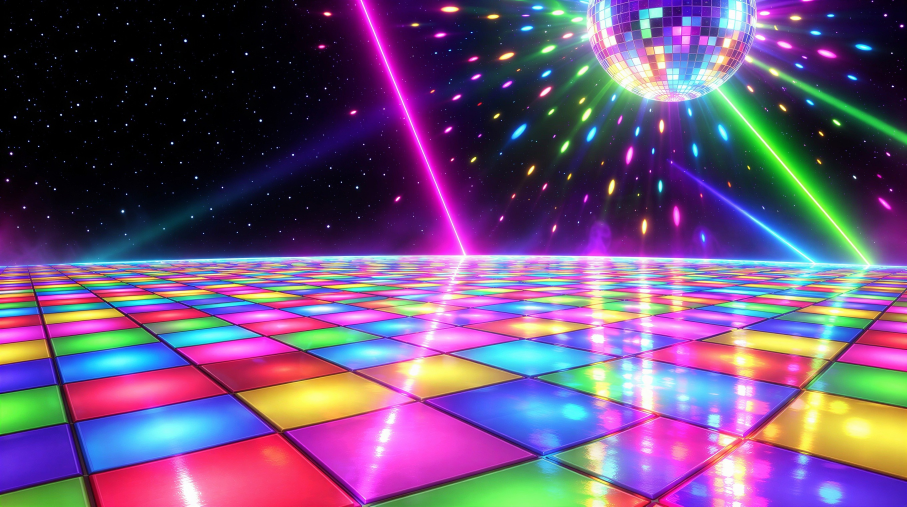
#> input picture work/capsules-v1/plates_used/up_10_disco_gpt_0_0.jpg, 2720 x 1520 px (shown at 1/3 size)
$ python c10.py
#> lines starting #> are read from the running program, lines starting #| are printed output that depends on the picture
### work/capsules-v1/compose.py
"""Capsule compositor: AI background plates + REAL in-engine character pixels + hand-made FX.

Characters are never regenerated. Each layer is the original Unreal render cut out of the gray base,
so what ships on Steam is the actual game model. Only backgrounds and Axie (missing from the base)
come from image models.
"""
import math
import numpy as np
from PIL import Image, ImageFilter, ImageDraw, ImageFont, ImageEnhance

W, H = 2464, 1412  # 2x the Steam main capsule (1232x706)
ROOT = __file__.rsplit("/", 1)[0]

# Belt-thruster nozzles in each layer's native pixels: (x, y, angle_deg). 180 = straight back (left).
THRUSTERS = {
    # rear end of the striped side-belt jetpack cylinder, pointing backward along its axis
    "cappy": [(398, 452, 186)],
    "moody": [(203, 170, 178)],
    "jim": [(140, 80, 170)],
    "axie": [(985, 535, 188)],
}


def load(path):
    return Image.open(path).convert("RGBA")


HD_K = 5760 / 2560  # H_ layers are cut from the full-res render


def layer(name):
    import os
    p = f"{ROOT}/layers/H_{name}.png"
    if os.path.exists(p): return load(p), HD_K
    return load(f"{ROOT}/layers/L_{name}.png"), 1.0


def debar(img, thr=10):
    """Crop black letterbox bars some image models add."""
    a = np.asarray(img.convert("L")).astype(np.float32)
    rows = a.mean(1); top = 0; bot = len(rows)
    while top < len(rows) // 4 and rows[top] < thr: top += 1
    while bot > len(rows) * 3 // 4 and rows[bot - 1] < thr: bot -= 1
    return img.crop((0, top, img.width, bot))


def cover(img, focus=(0.5, 0.5)):
    img = debar(img.convert("RGB"))
    s = max(W / img.width, H / img.height)
    img = img.resize((round(img.width * s), round(img.height * s)), Image.LANCZOS)
    x = round((img.width - W) * focus[0]); y = round((img.height - H) * focus[1])
    return img.crop((x, y, x + W, y + H)).convert("RGBA")


def arr(im):
    return np.asarray(im).astype(np.float32) / 255.0


def img(a):
    return Image.fromarray((np.clip(a, 0, 1) * 255).astype(np.uint8), "RGBA")


def blur_a(alpha, r):
    return np.asarray(Image.fromarray((alpha * 255).astype(np.uint8)).filter(ImageFilter.GaussianBlur(r))).astype(np.float32) / 255.0


class Comp:
    def __init__(self, plate, focus=(0.5, 0.5)):
        self.canvas = cover(load(plate), focus) if isinstance(plate, str) else plate.convert("RGBA").resize((W, H))
#> in debar, `a = np.asarray(img.convert("L")).astype(np.float32)`:
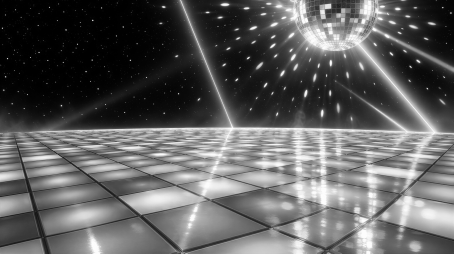
#> a: shape (1520, 2720) float32 (shown at 1/6 size); min 0, max 255, mean 95.4
#> in debar, `rows = a.mean(1)`: rows = 1520 values, max 184.6 at index 781, min 27.6 at index 495, mean 95.4
#> in debar, `bot = len(rows)`: bot = 1520
#> after the loop in debar, `while top < len(rows) // 4 and rows[top] < thr: top += 1`: top = 0
#> after the loop in debar, `while bot > len(rows) * 3 // 4 and rows[bot - 1] < thr: bot -= 1`: bot = 1520
#> in debar, returned value is the input picture: PIL image 2720x1520 RGB; mean R, G, B 109.2, 83.2, 121.8
#> in cover, `img = img.resize((round(img.width * s), round(img.height * s)), Image...`:
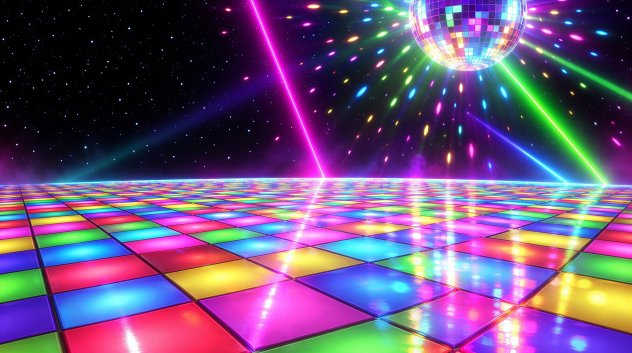
#> img: PIL image 2527x1412 RGB (shown at 1/4 size); mean R, G, B 109.2, 83.2, 121.7
        self.fx_over = []  # things drawn after all layers

    # ---------- placement ----------
    def place(self, name, x, y, scale=1.0, flip=False, match=0.15, wrap=0.35, rim=None,
              shadow=None, trail=None, flames=False, flame_len=1.0, flame_w=1.0, opacity=1.0, bright=1.0, sat=1.0, src=None):
        L, k = (src, 1.0) if src is not None else layer(name)
        if flip: L = L.transpose(Image.FLIP_LEFT_RIGHT)
        L = L.resize((max(1, round(L.width * scale / k)), max(1, round(L.height * scale / k))), Image.LANCZOS)
        if bright != 1.0 or sat != 1.0:
            rgb = L.convert("RGB"); a_ = L.getchannel("A")
            rgb = ImageEnhance.Brightness(rgb).enhance(bright); rgb = ImageEnhance.Color(rgb).enhance(sat)
            L = rgb.convert("RGBA"); L.putalpha(a_)
        x, y = round(x), round(y)
        bg = self.canvas
        # region of canvas under the layer (clipped)
        box = (max(0, x), max(0, y), min(W, x + L.width), min(H, y + L.height))
        if box[2] <= box[0] or box[3] <= box[1]: return
        Lc = L.crop((box[0] - x, box[1] - y, box[2] - x, box[3] - y))
        la = arr(Lc); alpha = la[..., 3:4]
        under = arr(bg.crop(box))[..., :3]
        # trail (motion streak behind the character)
        if trail:
            self._trail(L, x, y, **trail)
            bg = self.canvas; under = arr(bg.crop(box))[..., :3]
        if shadow:
            self._shadow(L, x, y, **shadow)
            bg = self.canvas; under = arr(bg.crop(box))[..., :3]
        rgb = la[..., :3]
        # 1) colour match: tint toward the plate's ambient colour, keep luminance
        if match:
            bgblur = arr(bg.filter(ImageFilter.GaussianBlur(120)).crop(box))[..., :3]
            amb = (bgblur * alpha).sum((0, 1)) / max(alpha.sum(), 1)
            tint = amb / max(amb.mean(), 1e-3)
            rgb = rgb * (1 - match + match * tint)
        # 2) light wrap: blurred background bleeding onto the silhouette edges
        if wrap:
            a2 = alpha[..., 0]
            edge = np.clip(a2 - blur_a(a2, 10), 0, 1)[..., None] * 2.2
            bgsoft = arr(bg.filter(ImageFilter.GaussianBlur(25)).crop(box))[..., :3]
            rgb = rgb + (1 - rgb) * bgsoft * np.clip(edge * wrap, 0, 1)
        # 3) rim light from a direction
        if rim:
            col = np.array(rim.get("color", (255, 240, 200)), np.float32) / 255
            dx, dy = rim.get("dir", (-1, -1)); k = rim.get("width", 6)
            a2 = alpha[..., 0]
            sh = np.roll(np.roll(a2, int(-dx * k), 1), int(-dy * k), 0)
            rimm = np.clip(a2 - sh, 0, 1)
            rimm = blur_a(rimm, rim.get("soft", 3)) * a2
            rgb = rgb + (1 - rgb) * col * (rimm[..., None] * rim.get("strength", 0.8))
        out = np.concatenate([np.clip(rgb, 0, 1), alpha * opacity], -1)
        self.canvas.alpha_composite(img(out), (box[0], box[1]))
        if flames and name in THRUSTERS:
            for (fx, fy, ang) in THRUSTERS[name]:
                if flip: fx, ang = L.width / scale - fx, 180 - ang
                self.flame(x + fx * scale, y + fy * scale, ang, 190 * scale * flame_len, 50 * scale * flame_w)

    # [25 lines left out: functions _trail, _shadow, not called in this run]

    # ---------- FX ----------
    def screen(self, over, x=0, y=0):
        """Additive-ish screen blend of an RGBA overlay at (x, y)."""
        x, y = round(x), round(y)
        box = (max(0, x), max(0, y), min(W, x + over.width), min(H, y + over.height))
        if box[2] <= box[0] or box[3] <= box[1]: return
        o = arr(over.crop((box[0] - x, box[1] - y, box[2] - x, box[3] - y)))
        b = arr(self.canvas.crop(box))
        a = o[..., 3:4]
        b[..., :3] = 1 - (1 - b[..., :3]) * (1 - o[..., :3] * a)
        self.canvas.paste(img(b), box[:2])

    # [18 lines left out: function flame, not called in this run]

    def glow(self, x, y, r, color, strength=0.8):
#> called with x = 1500, y = 900, r = 1000, color = (255, 60, 220), strength = 0.25
        s = int(r * 2.4)
        ov = Image.new("RGBA", (s, s), (0, 0, 0, 0)); d = ImageDraw.Draw(ov)
        d.ellipse([s / 2 - r / 2, s / 2 - r / 2, s / 2 + r / 2, s / 2 + r / 2], fill=color + (int(255 * strength),))
        ov = ov.filter(ImageFilter.GaussianBlur(r * 0.35))
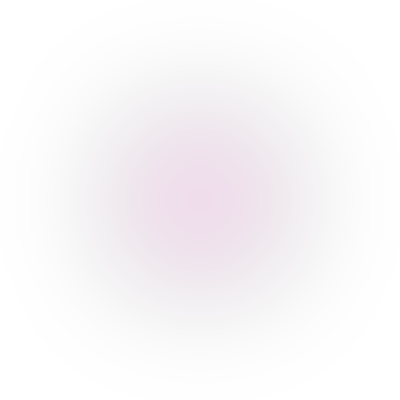
#> ov: PIL image 2400x2400 RGBA (shown at 1/6 size); mean R, G, B, A 34.7, 8.1, 29.9, 8.5; transparent parts drawn white
        self.screen(ov, x - s / 2, y - s / 2)
#> in arr, `return np.asarray(im).astype(np.float32) / 255.0`:
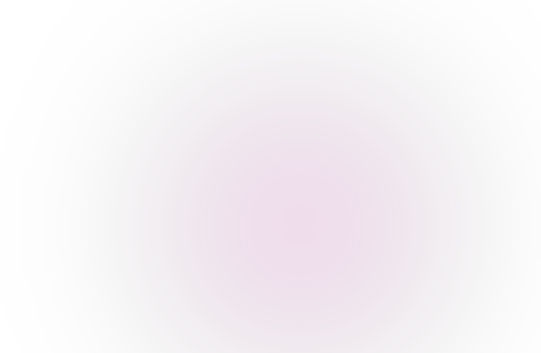
#> returned value: shape (1412, 2164, 4) float32 (shown at 1/4 size); mean of channels 0, 1, 2, 3 0.22, 0.0522, 0.19, 0.0548; transparent parts drawn white
#> in arr (call 2), `return np.asarray(im).astype(np.float32) / 255.0`:
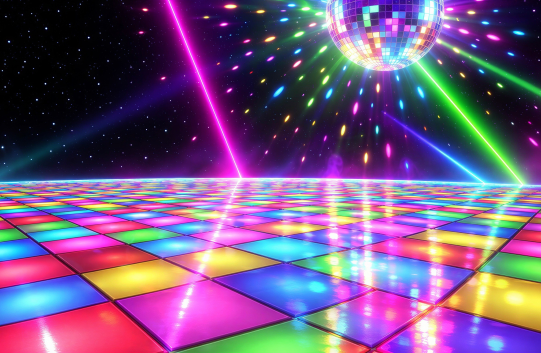
#> returned value: shape (1412, 2164, 4) float32 (shown at 1/4 size); mean of channels 0, 1, 2, 3 0.459, 0.346, 0.508, 1; drawn as R, G, B
#> in screen, `a = o[..., 3:4]`:
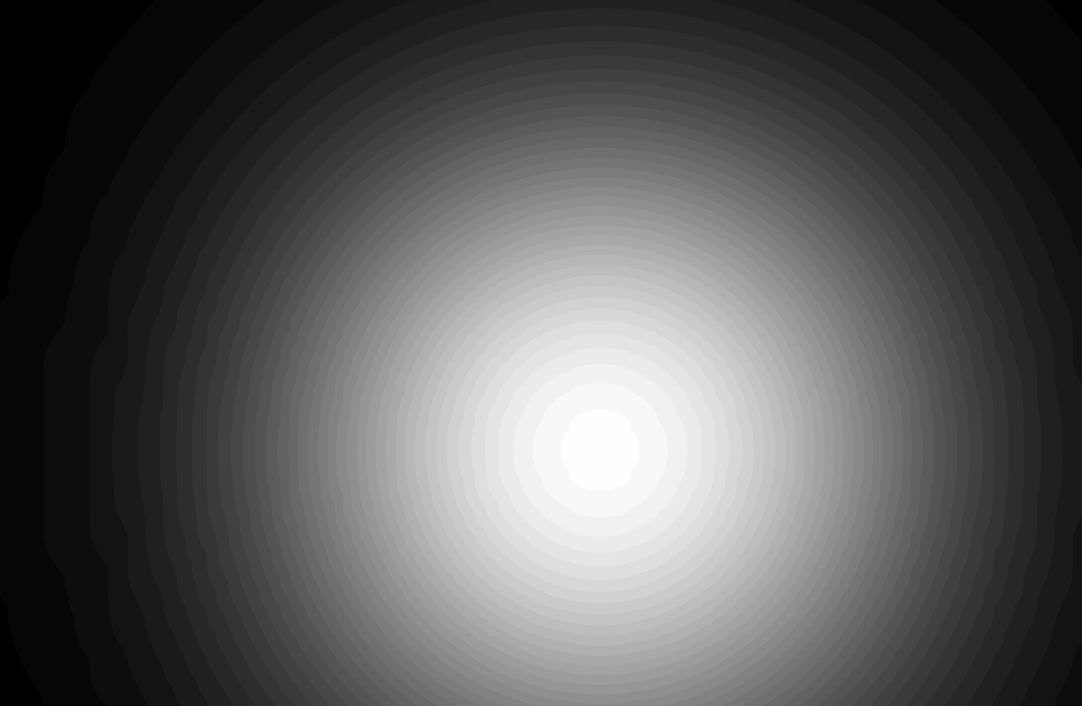
#> a: shape (1412, 2164, 1) float32 (shown at 1/2 size); min 0, max 0.153, mean 0.0541; drawn with min black and max white

    # [69 lines left out: functions logo, speed_lines, particles, grade, save, not called in this run]


# ---------- extra FX helpers ----------
# Prop anchor points in native layer pixels.
PROPS = {
    "moody_disco": (243, 52),   # centre of Moody's disco ball
    "jim_bell": (282, 72),      # Jim's trumpet bell opening
    "cappy_gatling": (722, 28), # tip of Cappy's popcorn gatling
}


# [74 lines left out: functions sparkle, disco_flares, confetti, halftone, anchor, popcorn_burst, not called in this run]


# ---------- hero helpers: every hero carries its signature FX ----------
LW = {"cappy": 1029, "moody": 432, "jim": 293, "axie": 2233}


# [7 lines left out: function cappy, not called in this run]


def moody(c, x, y, s, flip=False, **kw):
    c.place("moody", x, y, scale=s, flip=flip, flames=True, **kw)
    disco_flares(c, *anchor("moody", "moody_disco", x, y, s, flip=flip, lw=LW["moody"]), s)


# [5 lines left out: function jim, not called in this run]


def axie(c, x, y, s, flip=False, **kw):
    c.place("axie", x, y, scale=s, flip=flip, flames=True, **kw)


# ---------- comic lettering + golf shot ----------
FONTS = {"bangers": f"{ROOT}/fonts/Bangers.ttf", "luckiest": f"{ROOT}/fonts/LuckiestGuy.ttf"}


# [69 lines left out: functions sfx, golf_ball_sprite, golf_shot, not called in this run]

### work/capsules-v1/c10.py
from compose import *
# DISCO INFERNO — Moody gets the spotlight. Lasers, rainbow floor, a disco ball the size of a planet.
c = Comp("plates_used/up_10_disco_gpt_0_0.jpg", focus=(0.5, 0.5))
c.glow(1500, 900, 1000, (255, 60, 220), 0.25)
L1 = dict(color=(255, 120, 230), dir=(1, -1), width=8, strength=0.9)
L2 = dict(color=(120, 255, 170), dir=(-1, -1), width=6, strength=0.6)
T = dict(length=360, color=(255, 170, 240), opacity=0.32, angle=195)
c.place("cappy", 40, 820, scale=0.62, rim=L1, trail=dict(T, length=220), flames=True)
#> (the run stopped early here; a loop or call above may not have finished)

$ run again, with work/capsules-v1/plates_used/01_sunburst_gpt_0.jpg copied over work/capsules-v1/plates_used/up_10_disco_gpt_0_0.jpg
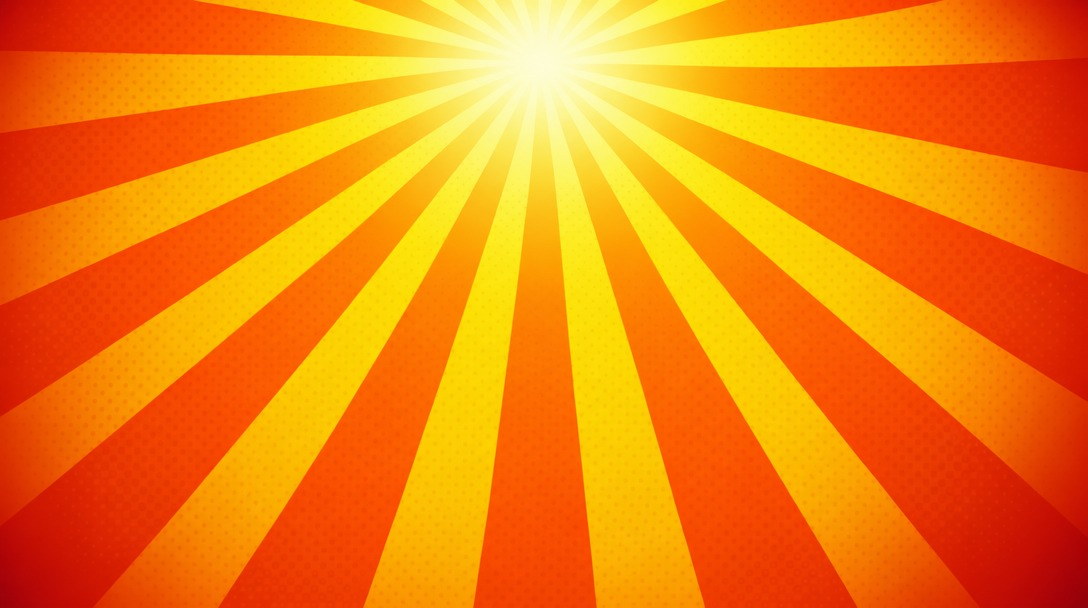
#> input picture work/capsules-v1/plates_used/01_sunburst_gpt_0.jpg, 1088 x 608 px
#> in debar, `a = np.asarray(img.convert("L")).astype(np.float32)`:
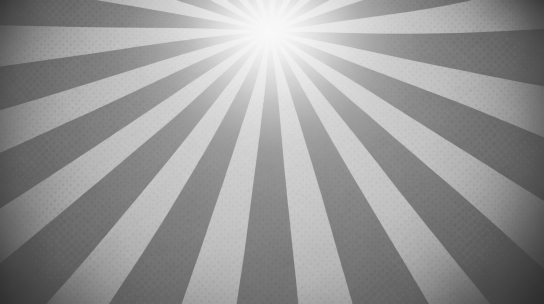
#> a: shape (608, 1088) float32 (shown at 1/2 size); min 46, max 249, mean 150.5
#> rows = 608 values, max 189.1 at index 58, min 107.2 at index 606, mean 150.5
#> in debar, `bot = len(rows)`: bot = 608
#> after the loop in debar, `while top < len(rows) // 4 and rows[top] < thr: top += 1`: top = 0
#> after the loop in debar, `while bot > len(rows) * 3 // 4 and rows[bot - 1] < thr: bot -= 1`: bot = 608
#> in debar, returned value is the input picture: PIL image 1088x608 RGB; mean R, G, B 243.8, 129.8, 12.3
#> in arr (call 2), `return np.asarray(im).astype(np.float32) / 255.0`:
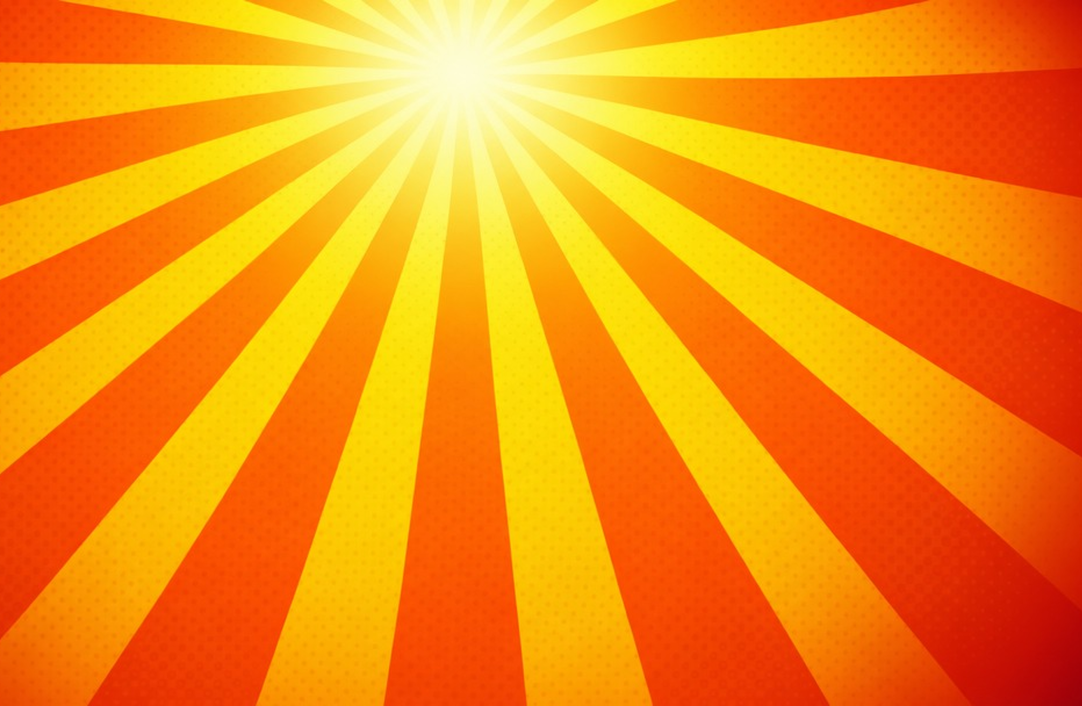
#> returned value: shape (1412, 2164, 4) float32 (shown at 1/2 size); mean of channels 0, 1, 2, 3 0.981, 0.551, 0.0562, 1; drawn as R, G, B

$ run again, with work/capsules-v1/plates_used/01_sunburst_nbp_0.jpg copied over work/capsules-v1/plates_used/up_10_disco_gpt_0_0.jpg
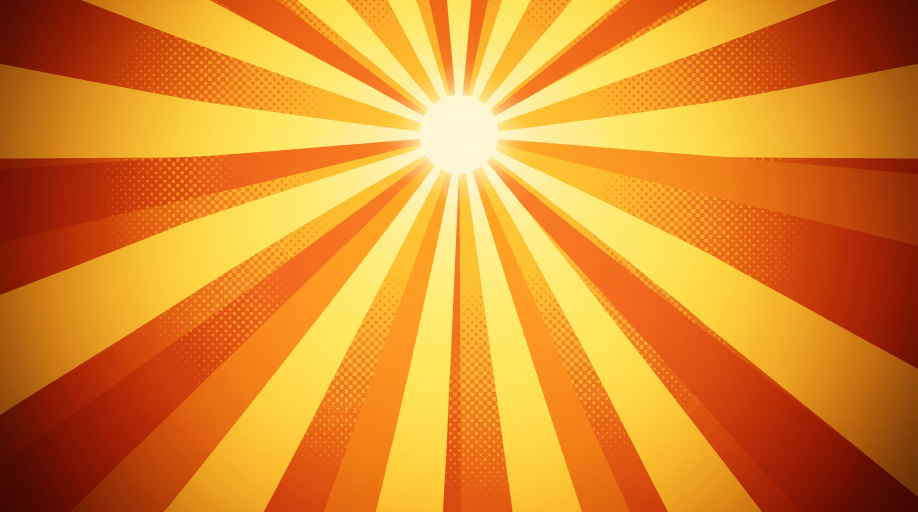
#> input picture work/capsules-v1/plates_used/01_sunburst_nbp_0.jpg, 2752 x 1536 px (shown at 1/3 size)
#> in debar, `a = np.asarray(img.convert("L")).astype(np.float32)`:
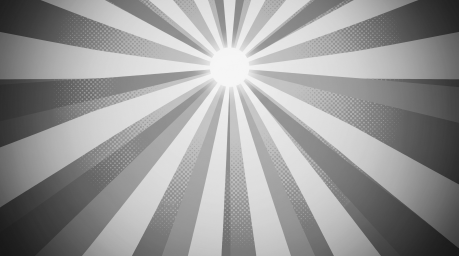
#> a: shape (1536, 2752) float32 (shown at 1/6 size); min 19, max 248, mean 150.9
#> rows = 1536 values, max 200.2 at index 409, min 109.7 at index 1533, mean 150.9
#> in debar, `bot = len(rows)`: bot = 1536
#> after the loop in debar, `while top < len(rows) // 4 and rows[top] < thr: top += 1`: top = 0
#> after the loop in debar, `while bot > len(rows) * 3 // 4 and rows[bot - 1] < thr: bot -= 1`: bot = 1536
#> in debar, returned value is the input picture: PIL image 2752x1536 RGB; mean R, G, B 220.7, 136.2, 43.1
#> in arr (call 2), `return np.asarray(im).astype(np.float32) / 255.0`:
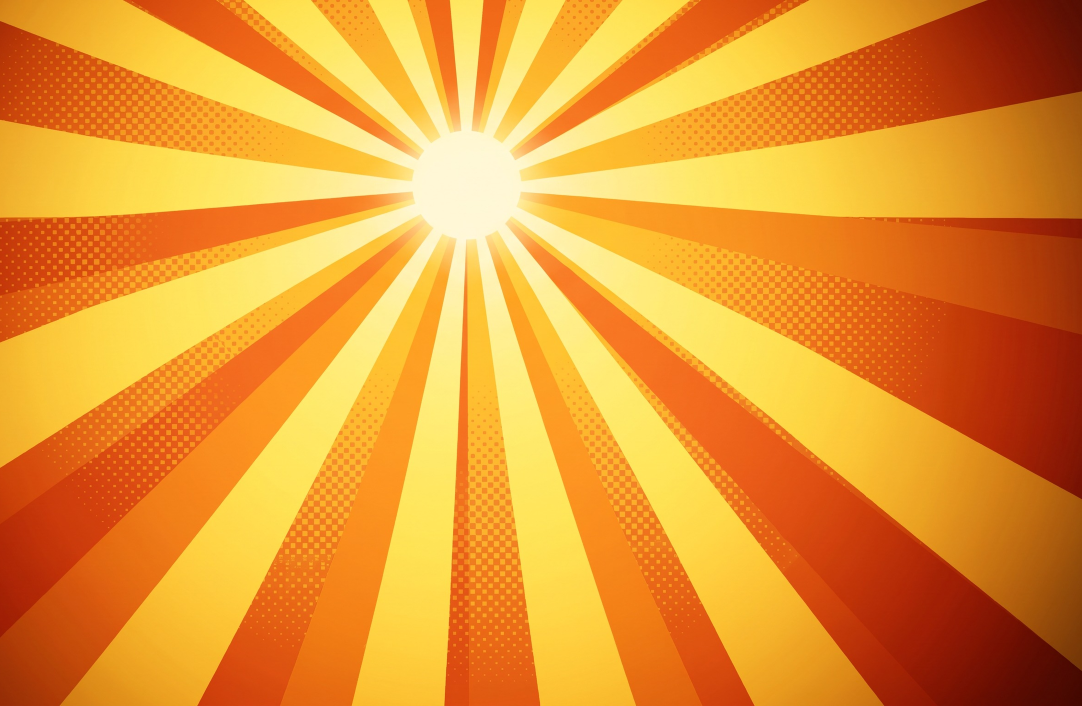
#> returned value: shape (1412, 2164, 4) float32 (shown at 1/2 size); mean of channels 0, 1, 2, 3 0.911, 0.581, 0.19, 1; drawn as R, G, B
